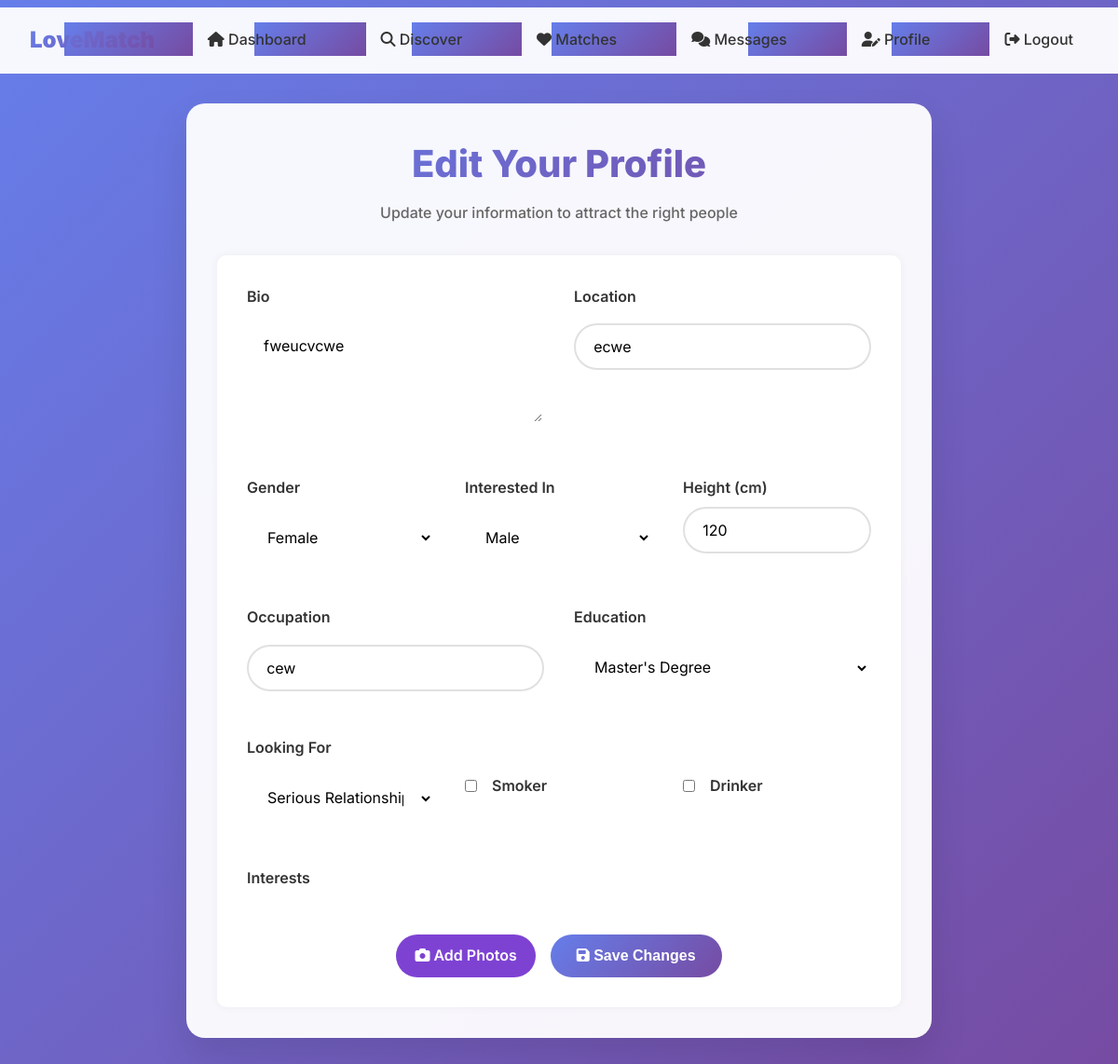
The page /profiles/edit/ (signed in) on the database as committed earlier.
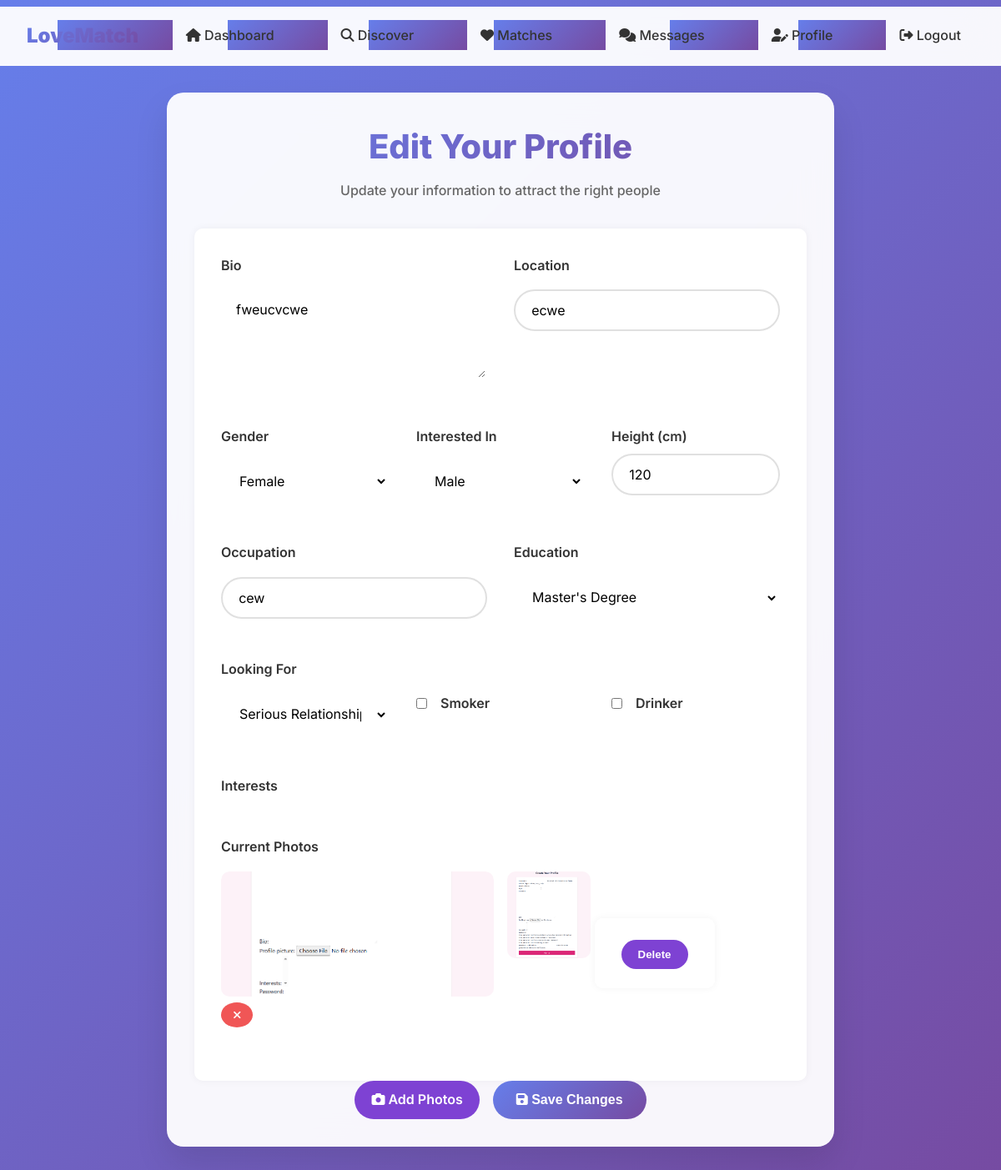
The same page on the database as committed later.
### profiles/models.py (models this page shows, shortened)
class ProfilePhoto(models.Model):
    profile = models.ForeignKey(Profile, related_name='photos', on_delete=models.CASCADE)
    image = models.ImageField(upload_to='profile_photos/')
    is_primary = models.BooleanField(default=False)
    created_at = models.DateTimeField(auto_now_add=True)
    class Meta:
        ordering = ['-is_primary', '-created_at']

### profiles/views.py (the view, shortened to what this page needs)
# urls.py: path('edit/', views.EditProfileView.as_view(), name='edit_profile'),
class EditProfileView(LoginRequiredMixin, UpdateView):
    model = Profile
    form_class = ProfileForm
    template_name = 'profiles/edit_profile.html'
    success_url = reverse_lazy('profiles:dashboard')
    def get_object(self):
        profile, created = Profile.objects.get_or_create(user=self.request.user)
        return profile

### profiles/forms.py (shortened to what this page needs)
class ProfileForm(forms.ModelForm):
    interests = forms.ModelMultipleChoiceField(
        queryset=Interest.objects.all(),
        widget=forms.CheckboxSelectMultiple,
        required=False
    )
    class Meta:
        model = Profile
        fields = [
            'bio', 'gender', 'interested_in', 'location', 'height',
            'occupation', 'education', 'looking_for', 'smoking', 'drinking'
        ]
        widgets = {
            'bio': forms.Textarea(attrs={'rows': 4, 'placeholder': 'Tell us about yourself...'}),
            'location': forms.TextInput(attrs={'placeholder': 'City, Country'}),
            'height': forms.NumberInput(attrs={'placeholder': 'Height in cm'}),
            'occupation': forms.TextInput(attrs={'placeholder': 'Your job title'}),
        }
    def __init__(self, *args, **kwargs):
        super().__init__(*args, **kwargs)
        if self.instance.pk:
            self.fields['interests'].initial = self.instance.interests.values_list('interest', flat=True)

### templates/profiles/edit_profile.html (shortened to what the changed rows need)
{% extends 'base.html' %}
{% block content %}
<div style="max-width: 800px; margin: 0 auto;">
    <div class="card">
        <div style="text-align: center; margin-bottom: 2rem;">
            <h1 style="font-size: 2.5rem; font-weight: 800; background: linear-gradient(135deg, #667eea, #764ba2); -webkit-background-clip: text; -webkit-text-fill-color: transparent; margin-bottom: 0.5rem;">Edit Your Profile</h1>
        </div>
        <form method="post" enctype="multipart/form-data">
            {% if profile.photos.all %}
            <div style="margin-bottom: 2rem;">
                <label style="display: block; margin-bottom: 1rem; font-weight: 600; color: #333;">Current Photos</label>
                <div style="display: grid; grid-template-columns: repeat(auto-fit, minmax(150px, 1fr)); gap: 1rem;">
                    {% for photo in profile.photos.all %}
                    <div style="position: relative; border-radius: 10px; overflow: hidden;">
                        <img src="{{ photo.image.url }}" alt="Profile photo" style="width: 100%; height: 150px; object-fit: cover;">
                        <form method="post" action="{% url 'profiles:photo_delete' photo.id %}" style="position: absolute; top: 5px; right: 5px;">
                            <button type="submit" style="background: rgba(239, 68, 68, 0.9); color: white; border: none; border-radius: 50%; width: 30px; height: 30px; cursor: pointer; display: flex; align-items: center; justify-content: center;">
                                <i class="fas fa-times"></i>
                            </button>
                        </form>
                    </div>
                    {% endfor %}
                    {% for photo in profile.photos.all %}
                        <div>
                            <img src="{{ photo.image.url }}" alt="Profile Photo" style="width:100px;">
                            <form method="post" action="{% url 'profiles:photo_delete' photo.id %}" style="display:inline;">
                                <button type="submit" class="btn btn-danger">Delete</button>
                            </form>
                        </div>
                    {% endfor %}
                </div>
            </div>
            {% endif %}
        </form>
    </div>
</div>
{% endblock %}

Rows that differ between the two databases and show on the page:
added ProfilePhoto: image (picture)
Other text that changed with them:
text now shown: "Current Photos"
